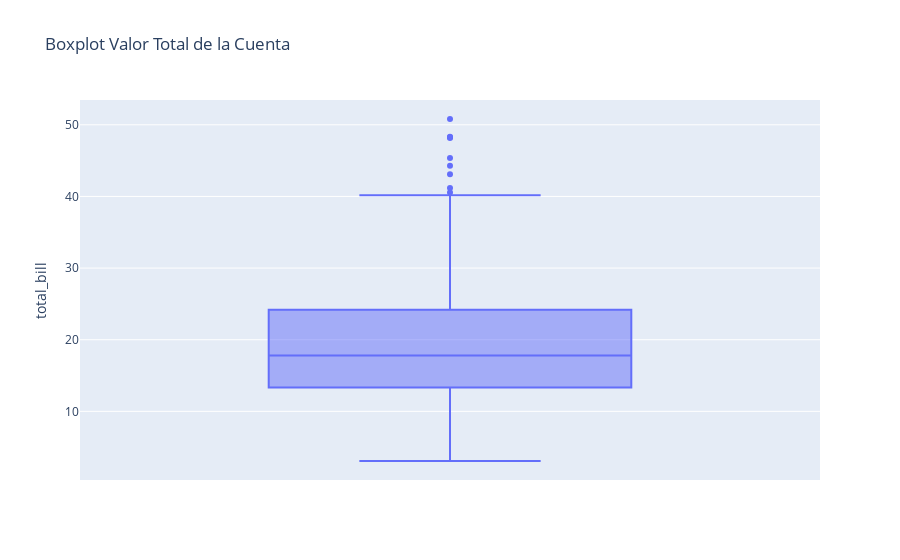

Write notebook code for a chart like this one.
### Markdown cell above
## Boxplot

### Code cell
px.box(tips, y='total_bill', title='Boxplot Valor Total de la Cuenta')

### Figure 1 — Plotly figure (JSON) as saved in the notebook; plotly's stock layout.template omitted (floating-point values rounded to 4 significant figures; data arrays with more than 128 entries replaced by an {"elided": "..."} marker saying what was removed)
{"data": [{"alignmentgroup": "True", "hovertemplate": "total_bill=%{y}<extra></extra>", "legendgroup": "", "marker": {"color": "#636efa"}, "name": "", "notched": false, "offsetgroup": "", "orientation": "v", "showlegend": false, "type": "box", "x0": " ", "xaxis": "x", "y": {"elided": "244 float values"}, "y0": " ", "yaxis": "y"}], "layout": {"autosize": true, "boxmode": "group", "legend": {"tracegroupgap": 0}, "title": {"text": "Boxplot Valor Total de la Cuenta"}, "xaxis": {"anchor": "y", "autorange": true, "domain": [0, 1], "range": [-0.5, 0.5], "type": "category"}, "yaxis": {"anchor": "x", "autorange": true, "domain": [0, 1], "range": [0.4178, 53.46], "title": {"text": "total_bill"}, "type": "linear"}}}
